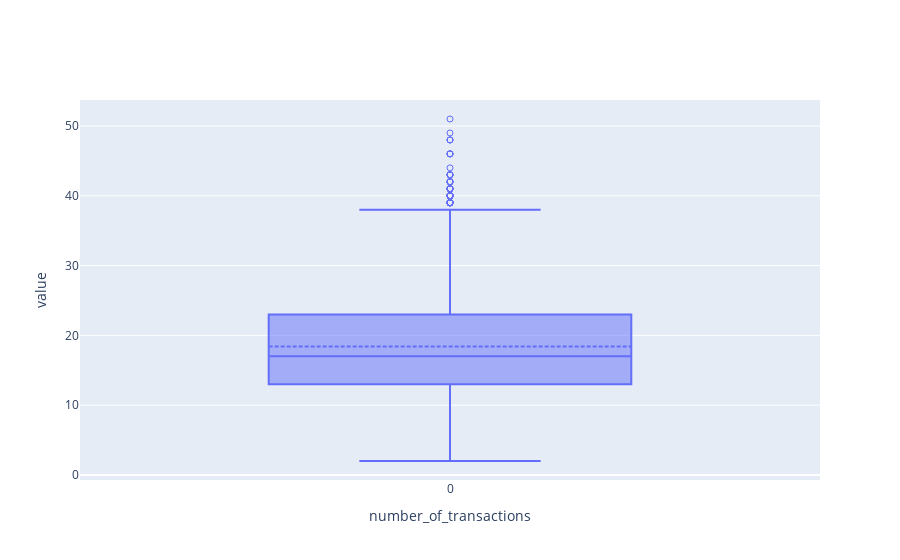

The code cell stored with this chart in its notebook:
### Markdown cell above
- `total_spent` ranges between 5.28 and 1.608 (with outliers)
- A typical client has a `total_spent` between 5.28 and 357.31 (distribution highly concentrated)
- 75% of the clients spent at most 177

### Code cell
df_pd['number_of_transactions'].plot.box()

### Figure 1 — Plotly figure (JSON) as saved in the notebook; plotly's stock layout.template omitted (floating-point values rounded to 4 significant figures)
{"data": [{"boxpoints": "suspectedoutliers", "lowerfence": [2], "mean": [18.4], "median": [17], "name": "number_of_transactions", "notched": false, "q1": [13], "q3": [23], "type": "box", "upperfence": [38], "y": [[39, 39, 39, 39, 39, 39, 39, 39, 39, 39, 39, 39, 39, 39, 39, 39, 39, 39, 39, 39, 39, 39, 39, 40, 40, 40, 40, 40, 40, 40, 40, 40, 40, 40, 40, 40, 40, 40, 40, 40, 40, 40, 40, 40, 40, 40, 41, 41, 41, 41, 41, 41, 41, 41, 41, 42, 42, 42, 42, 42, 42, 43, 43, 43, 43, 43, 44, 46, 46, 46, 46, 48, 48, 48, 49, 51]]}], "layout": {"xaxis": {"title": {"text": "number_of_transactions"}}, "yaxis": {"title": {"text": "value"}}}}
